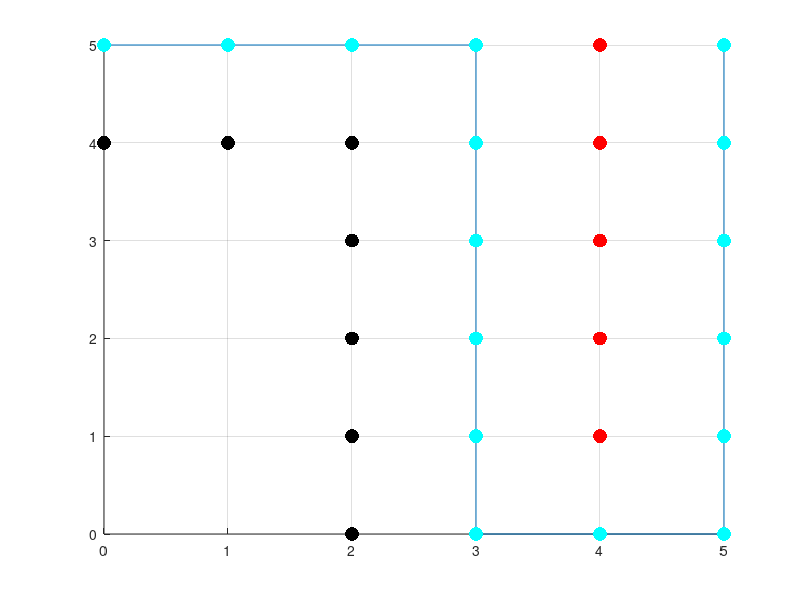

Source code (MATLAB):
%%%%%%%%%%%%%%%%%%%%%%%%%%%%%%%%%%%%%%%%%%%%%%%%%%%%%%%%%%%%%%%%%%%%%%%%%%
%This code executes depth first search.  This simulation is meant to
%mimick a robot navigating through a grid and planning a path around
%obstacles.  The user defines the obstacles, goal, and starting position.  
%This simulation is set up for a 5 x 5 grid that ranges from (0,0) to
%(5,5).  This code is written for Matlab 7.0.
%%%%%%%%%%%%%%%%%%%%%%%%%%%%%%%%%%%%%%%%%%%%%%%%%%%%%%%%%%%%%%%%%%%%%%%%%%

clear all
close all
clc

%%%   THIS IS WHERE THE OBSTACLES ARE DEFINED   %%%
% obstacles(1,:)=[2,4];
% obstacles(2,:)=[3,4];
% obstacles(3,:)=[4,2];
% obstacles(4,:)=[4,3];
% obstacles(5,:)=[4,4];
 
% obstacles(1,:)=[1,1];
% obstacles(2,:)=[1,2];
% obstacles(3,:)=[1,3];
% obstacles(4,:)=[2,1];
% obstacles(5,:)=[3,1];

obstacles(1,:)=[4,5];
obstacles(2,:)=[4,1];
obstacles(3,:)=[4,2];
obstacles(4,:)=[4,3];
obstacles(5,:)=[4,4];

%%%   THIS IS WHERE THE STARTING POSITION   %%%
%%%   AND GOAL LOCATION ARE DEFINED         %%%
startingPosition=[0,5];
goal=[5,5];

%Define the colors for plotting the results
obstacleColor=[1,0,0];  %red
nodeColor=[0,1,0];      %green
expandColor=[0,0,0];    %black
goalColor=[0,0,1];      %blue
pathColor=[0,1,1];      %cyan

%Plot the grid and obstacles
scatter(obstacles(:,1),obstacles(:,2),100,obstacleColor,'filled');
grid ;
axis([0 5 0 5]);
hold on;

%Plot the goal position
scatter(goal(1,1),goal(1,2),100,goalColor,'filled');

%Initialize variables
fringeCount=1;  %Used for stepping through the fringe set (keeps track of the current node in the fringe set)

%Initialize the fringe set.  the structure is: 
%fringe(xPosition, yPosition, parentNode)
fringe(fringeCount,:)=[startingPosition,fringeCount];

%This loop executes until the goal is found
while (~((fringe(fringeCount,1)==goal(1,1)) & (fringe(fringeCount,2)==goal(1,2))))
    
    %Plot the current node
    scatter(fringe(fringeCount,1),fringe(fringeCount,2),100,nodeColor,'filled');
    
    %Expand the fringe set to the left, right, top and bottom of the current node
    for x=-1:1
        for y=-1:1
            %This is a simple test to ensure that the fringe set isn't
            %expanded diagonally as the robot can not move diagonally
            if (x*y==0)
                
                %'failsTest' is used to determine when a node can not be
                %expanded because it is outside the grid, on an obstacle,
                %or it has already been expanded.
                failsTest=0;
                %'tempNode' is the current node that is trying to be
                %expanded
                tempNode=[fringe(fringeCount,1)+x,fringe(fringeCount,2)+y, fringeCount];

                %Test to see if the node is outside grid
                if ( (tempNode(1,1)<0) | (tempNode(1,2)<0) ) | ( (tempNode(1,1)>5) | (tempNode(1,2)>5) )
                    failsTest=failsTest+1;
                end

                %If it did not fail the first test, test to see if node is
                %already in fringe set.
                if (failsTest<1)
                    for i=1:size(fringe,1)
                        if (tempNode(1,1)==fringe(i,1)) & (tempNode(1,2)==fringe(i,2))
                            failsTest=failsTest+1;
                        end
                    end
                end

                %If it did not fail the other tests, test to see if node is
                %an obstacle
                if (failsTest<1)
                    for i=1:size(obstacles,1)
                        if (tempNode(1,1)==obstacles(i,1))&&(tempNode(1,2)==obstacles(i,2))
                            failsTest=failsTest+1;
                        end
                    end
                end

                %If it doesn't fail any tests, add to beginning of fringe
                %set.  In depth first search nodes are removed from the
                %beginning of the fringe set, so to make things easy we add
                %new nodes to the beginning.
                if (failsTest<1)
                    if fringeCount<size(fringe,1)
                        fringe(size(fringe,1)+1,:)=[0,0,0];
                        prevNode=fringe(fringeCount+1,:);
                        for i=(fringeCount+2):(size(fringe,1))
                            nextNode=prevNode;
                            prevNode=fringe(i,:);
                            fringe(i,:)=nextNode;
                        end
                    end
                    fringe(fringeCount+1,:)=tempNode;
                    scatter(tempNode(1,1),tempNode(1,2),100,expandColor,'filled');
                end
            end
        end
    end
    
    %Increment to the next node.  When you increment, you must also
    %decrement tempCount since it is defined as a position in the fringe
    %set relative to fringeCount
    fringeCount=fringeCount+1;
    pause(.1);
end

%Initialize a counter
i=1;

%Trace back through the parent nodes to receover the path
while ~(fringeCount==1)
    path(i,:)=[fringe(fringeCount,1),fringe(fringeCount,2)];
    fringeCount=fringe(fringeCount,3);
    i=i+1;
end

%Add the start position to the path
path(i,:)=startingPosition;

%Plot the path
plot(path(:,1),path(:,2));
scatter(path(:,1),path(:,2),100,pathColor,'filled');